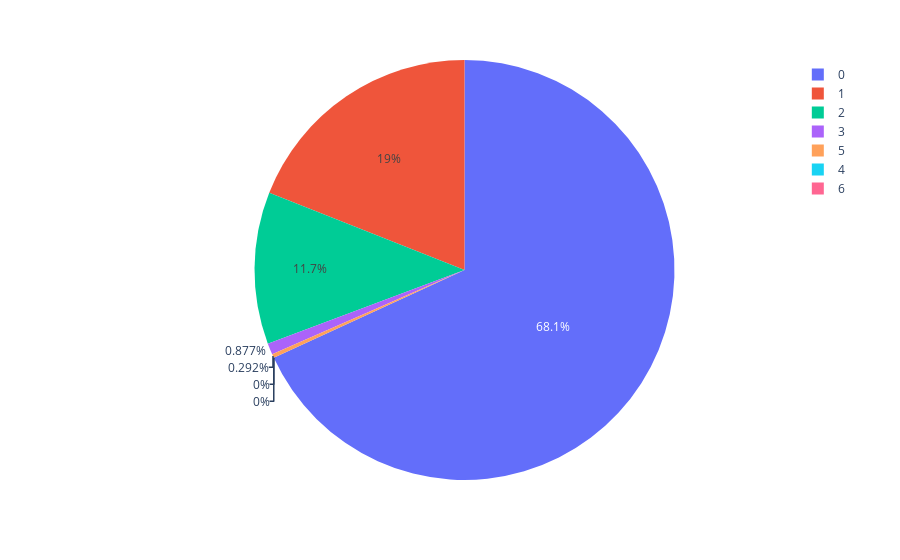
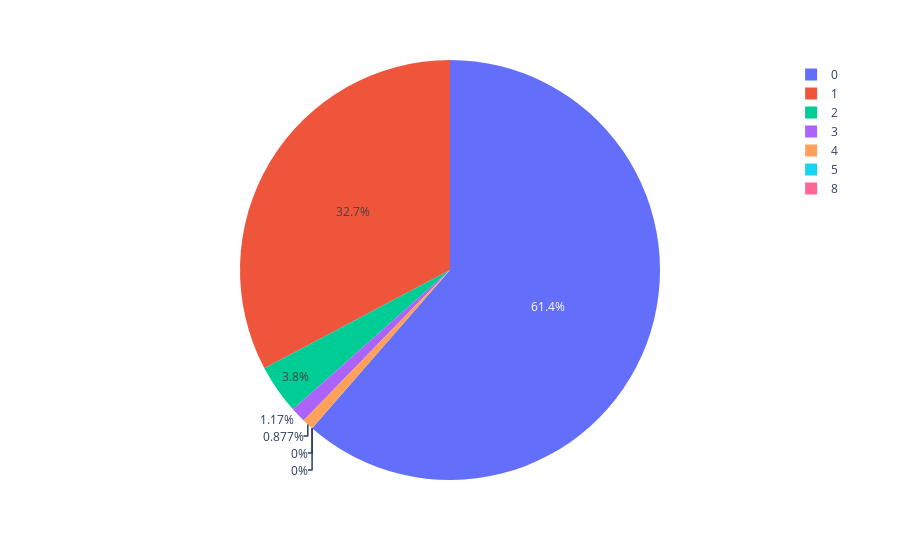
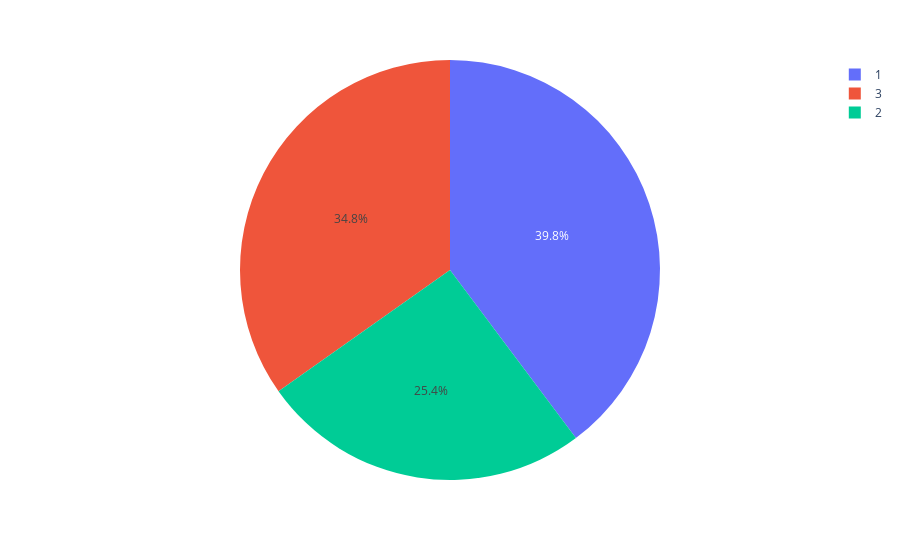

Here is the notebook cell these charts were saved with, in order:
### Code cell
fig = px.pie(train_viz, values='Survived', names='Parch') 
fig.show()
fig2 = px.pie(train_viz, values='Survived', names='SibSp') 
fig2.show()
fig3 = px.pie(train_viz, values='Survived', names='Pclass') 
fig3.show()

### Figure 1 — Plotly figure (JSON) as saved in the notebook; plotly's stock layout.template omitted (floating-point values rounded to 4 significant figures; data arrays with more than 128 entries replaced by an {"elided": "..."} marker saying what was removed)
{"data": [{"domain": {"x": [0, 1], "y": [0, 1]}, "hovertemplate": "Parch=%{label}<br>Survived=%{value}<extra></extra>", "labels": {"elided": "891 int values"}, "legendgroup": "", "name": "", "showlegend": true, "type": "pie", "values": {"elided": "891 int values"}}], "layout": {"legend": {"tracegroupgap": 0}, "margin": {"t": 60}}}

### Figure 2 — Plotly figure (JSON) as saved in the notebook; plotly's stock layout.template omitted (floating-point values rounded to 4 significant figures; data arrays with more than 128 entries replaced by an {"elided": "..."} marker saying what was removed)
{"data": [{"domain": {"x": [0, 1], "y": [0, 1]}, "hovertemplate": "SibSp=%{label}<br>Survived=%{value}<extra></extra>", "labels": {"elided": "891 int values"}, "legendgroup": "", "name": "", "showlegend": true, "type": "pie", "values": {"elided": "891 int values"}}], "layout": {"legend": {"tracegroupgap": 0}, "margin": {"t": 60}}}

### Figure 3 — Plotly figure (JSON) as saved in the notebook; plotly's stock layout.template omitted (floating-point values rounded to 4 significant figures; data arrays with more than 128 entries replaced by an {"elided": "..."} marker saying what was removed)
{"data": [{"domain": {"x": [0, 1], "y": [0, 1]}, "hovertemplate": "Pclass=%{label}<br>Survived=%{value}<extra></extra>", "labels": {"elided": "891 int values"}, "legendgroup": "", "name": "", "showlegend": true, "type": "pie", "values": {"elided": "891 int values"}}], "layout": {"legend": {"tracegroupgap": 0}, "margin": {"t": 60}}}
